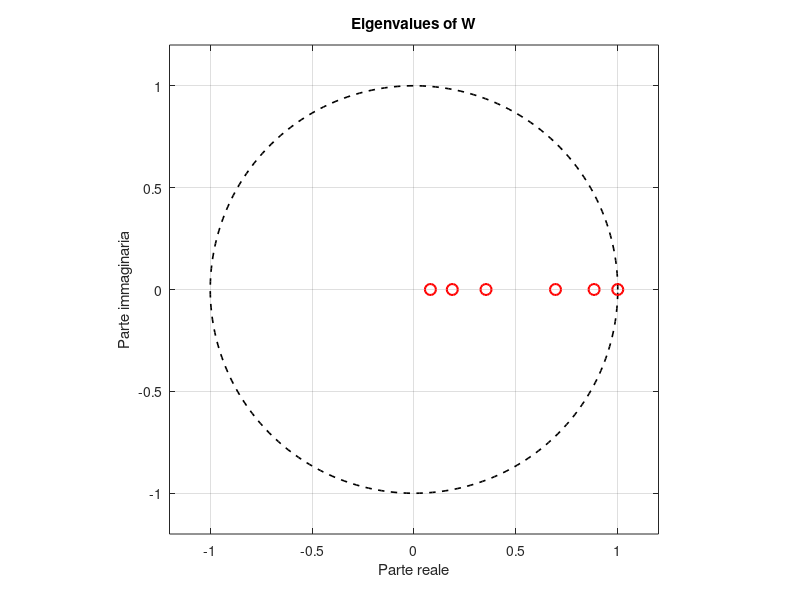

Source code (MATLAB): (Note: this script raises an error after producing the figure.)
%% DeGroot signed 
% Simulazione del modello DeGroot signed su rete toy su n=6 agenti

clear; clc; close all;

%% 1. NETOWORK DEFINITION
% La rete è definita attraverso dei nodi collegati da archi orientati con peso aij, che definiscono la matrice di influenza W 

n = 6;
S = zeros(n);

S(1,1) = 0.7;  S(1,2) = 0.3;

S(2,1) = 0.25; S(2,2) = 0.5;  S(2,3) = 0.25;

S(3,2) = 0.1;  S(3,3) = 0.4;  S(3,4) = 0.25; S(3,6) = 0.25;

S(4,3) = 0.3;  S(4,4) = 0.4;  S(4,5) = 0.15; S(4,6) = 0.15;

S(5,4) = 0.3;  S(5,5) = 0.7;

S(6,3) = 0.2;  S(6,4) = 0.3;  S(6,6) = 0.5;

%definiamo la matrice Omega per la gauge transformation
Omega = diag([1 -1 1 -1 -1 1]);
W = Omega * S * Omega;


%% 2. CONDITIONS CHECK 
% imponiamo e verifichiamo la row-stochasticity di S: per ogni riga la somma degli elementi deve essere 1

disp('Somma righe di S:')
disp(sum(S,2))
if all(abs(sum(S,2) - 1) < 1e-12)
    disp('La matrice S è row-stochastic');
else
    error('La matrice S NON è row-stochastic');
end

% verifica che la trasformata inversa sia non-negativa:
disp('Controllo che Omega*W*Omega sia nonnegativa:')
disp(min(min(Omega*W*Omega)))
if min(min(Omega*W*Omega))>=0
    disp('La matrice Omega*W*Omega è non negativa')
else
     error('La matrice Omega*W*Omega NON è row-stochastic')
end

%calcolo degli autovalori: per il bipartite consensus vuoi che W abbia autovalore dominante 1 semplice e gli altri dentro il disco unitario.
%nota: la gauge transformation lascia invariati gli autovalori nella trasformazione da W a S.
eigS = eig(S);
rhoS = max(abs(eigS));

disp('Autovalori di S:');
disp(eigS);

if abs(rhoS - 1) < 1e-10
    num_on_unit_circle = sum(abs(abs(eigS) - 1) < 1e-8);

    if num_on_unit_circle == 1
        disp('OK: S ha autovalore dominante semplice in 1 e gli altri sono dentro il disco unitario.');
    else
        warning('Attenzione: S ha più di un autovalore sul cerchio unitario.');
    end
else
    warning('Attenzione: il raggio spettrale di S non è 1.');
end

% CHECK SPETTRALE SU W

eigW = eig(W);
rhoW = max(abs(eigW));

disp('Autovalori di W:');
disp(eigW);

if abs(rhoW - 1) < 1e-10
    num_on_unit_circle = sum(abs(abs(eigW) - 1) < 1e-8);

    if num_on_unit_circle == 1
        disp('OK: W ha autovalore dominante semplice in 1 sul cerchio unitario.');
    else
        warning('Attenzione: W ha più di un autovalore sul cerchio unitario.');
    end
else
    warning('Attenzione: il raggio spettrale di W non è 1.');
end

% PLOT AUTOVALORI NEL PIANO COMPLESSO

theta = linspace(0, 2*pi, 400);

figure;
plot(cos(theta), sin(theta), 'k--', 'LineWidth', 1.2); hold on;
plot(real(eigW), imag(eigW), 'ro', 'MarkerSize', 8, 'LineWidth', 1.5);

xlabel('Parte reale');
ylabel('Parte immaginaria');
title('Eigenvalues of W');
axis equal;
grid on;
xlim([-1.2 1.2]);
ylim([-1.2 1.2]);

%% 3. SIMULATION
% Condizioni iniziali x(0): provo varie opzioni iniziali
x0 = [1; -0.2; 0.8; 0.3; -1; 0.4];

T =25; % numero di iterazioni dell'aggiornamento

% salvataggio delle traiettorie
X = zeros(n, T+1);
X(:,1) = x0;

% aggiornamento dello stato dei nodi
for k = 1:T
    X(:,k+1) = W * X(:,k);
end

% stampa delle opinioni finali di ogni agente
disp('Final opinions:');
disp(X(:,end));

%% PLOT
%plot del grafo
n = size(W,1);

W_noLoops = W - diag(diag(W));
% usa la trasposta per avere il verso corretto (j -> i)
G = digraph(W_noLoops');

% coordinate nodi (puoi cambiarle)
xpos = [4.2 2.7 1.6 2.5 0.5 5.8];
ypos = [4.3 4.3 2.8 1.5 1.5 2.8];

figure('Color','w');

p = plot(G,'XData', xpos,'YData', ypos,'NodeColor', 'k','MarkerSize', 8,'LineWidth', 1.8,'ArrowSize', 12);
title('Signed network structure', 'FontSize', 15, 'FontWeight', 'bold');
axis off;

% etichette nodi
p.NodeLabel = arrayfun(@num2str, 1:n, 'UniformOutput', false);
p.NodeFontSize = 12;

% COLORI ARCHI

E = G.Edges.EndNodes;
numEdges = size(E,1);

edgeVals = zeros(numEdges,1);

for k = 1:numEdges
    src = E(k,1);
    dst = E(k,2);

    % G = digraph(W'), quindi arco src->dst = W(dst,src)
    if W_noLoops(dst,src) > 0
        edgeVals(k) = 1;   % positivo → blu
    else
        edgeVals(k) = -1;  % negativo → rosso
    end
end

p.EdgeCData = edgeVals;
p.EdgeColor = 'flat';

% colormap: minimo (-1) rosso, massimo (+1) blu
colormap([ ...
    1.00 0.00 0.00;   % rosso
    0.00 0.00 1.00    % blu
]);

caxis([-1 1]);

box off;

% Plot Heatmap di W:
figure;
imagesc(W);
colorbar;
axis equal tight;
xlabel('j');
ylabel('i');
title('Influence matrix W');
disp(W);

% plot delle traiettorie 
figure;
plot(0:T, X(1,:), 'LineWidth', 1.5); hold on;
plot(0:T, X(2,:), 'LineWidth', 1.5);
plot(0:T, X(3,:), 'LineWidth', 1.5);
plot(0:T, X(4,:), 'LineWidth', 1.5);
plot(0:T, X(5,:), 'LineWidth', 1.5);
plot(0:T, X(6,:), 'LineWidth', 1.5);

xlabel('Time step k');
ylabel('Opinion');
title('DeGroot opinion dynamics on a toy network');
legend('Agent 1','Agent 2','Agent 3','Agent 4','Agent 5','Agent 6','Location','best');
grid on;

% Plot di Z
Z = Omega * X;

figure;
plot(0:T, Z.', 'LineWidth', 1.5);
xlabel('Time step k');
ylabel('Transformed opinion');
title('Gauge-transformed dynamics: should reach consensus');
grid on;

%plot numerical range
eigW = eig(W);
theta = linspace(0,2*pi,500);

Znr = numerical_range_boundary(W, 800);

figure; hold on;
set(gcf,'Color','w');

% riempimento area
fill(real(Znr), imag(Znr), [0.95 0.1 0.1], ...
    'FaceAlpha', 1.0, 'EdgeColor', 'k', 'LineWidth', 1.0);

% autovalori
plot(real(eigW), imag(eigW), 'k.', 'MarkerSize', 18);

% cerchio unitario tratteggiato
plot(cos(theta), sin(theta), 'k--', 'LineWidth', 1.3);

xlabel('Real axis');
ylabel('Imaginary axis');
title('Numerical range \omega(W)');
axis equal;
grid on;
box on;
set(gca,'FontSize',12);

xlim([-1.15 1.15]);
ylim([-1.15 1.15]);

%% 4. Interpretazione
% Se esiste una gauge transformation Omega tale che S = Omega*W*Omega
% è nonnegativa, row-stochastic e primitiva, allora la dinamica trasformata
% z(k)=Omega*x(k) converge a consenso.
% Di conseguenza, la dinamica originale x(k) converge a bipartite consensus.

%% funzioni aggiuntive
function Z = numerical_range_boundary(Q, Ntheta)
% Restituisce punti sul bordo del numerical range di Q
% usando la massimizzazione della parte reale della matrice ruotata.

    if nargin < 2
        Ntheta = 400;
    end

    n = size(Q,1);
    theta = linspace(0, 2*pi, Ntheta+1);
    theta(end) = [];

    Z = zeros(Ntheta,1);

    for k = 1:Ntheta
        th = theta(k);

        Hth = (exp(-1i*th)*Q + exp(1i*th)*Q')/2;

        % autovettore associato al massimo autovalore
        [V,D] = eig(Hth);
        [~,idx] = max(real(diag(D)));
        v = V(:,idx);
        v = v / norm(v);

        Z(k) = v' * Q * v;
    end
end
